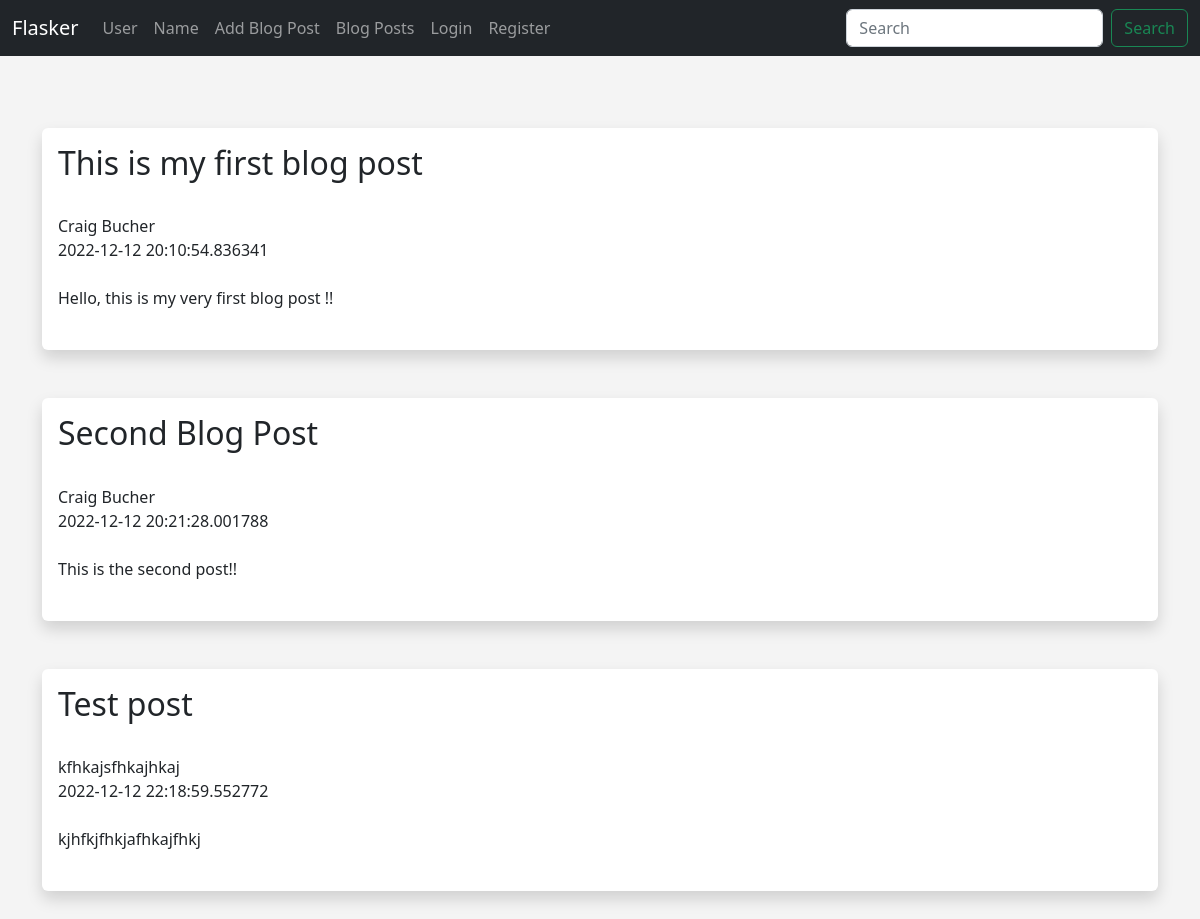
The page /posts on the database its author committed.
### hello.py (models this page shows)
class Posts(db.Model):
    id = db.Column(db.Integer, primary_key=True)
    title = db.Column(db.String(255))
    content = db.Column(db.Text)
    author = db.Column(db.String(255))
    date_posted = db.Column(db.DateTime, default=datetime.utcnow)
    slug = db.Column(db.String(255)) # way to reference post in URL other than just using ID

### hello.py (the view)
@app.route('/posts')
def posts():
    posts = Posts.query.order_by(Posts.date_posted)
    return render_template('posts.html', posts=posts)

### templates/posts.html (shortened to what this page needs)
{% extends 'base.html' %}
{% block content %}
<br/>
{% for post in posts %}
<div class="shadow p-3 mb-5 bg-body rounded">
    <h2>{{ post.title }}</h2><br/>
    {{ post.author }}<br/>
    {{ post.date_posted }}<br/><br/>
    {{ post.content }}<br/><br/>
</div>
{% endfor %}
{% endblock %}

### static/css/style.css (style rules this page uses)
body { background: #f4f4f4; }

### rows shown on the page
Posts: title "This is my first blog post", author "Craig Bucher", date_posted "2022-12-12 20:10:54.836341", content "Hello, this is my very first blog post !!"
Posts: title "Second Blog Post", author "Craig Bucher", date_posted "2022-12-12 20:21:28.001788", content "This is the second post!!"
Posts: title "Test post", author "kfhkajsfhkajhkaj", date_posted "2022-12-12 22:18:59.552772", content "kjhfkjfhkjafhkajfhkj"
